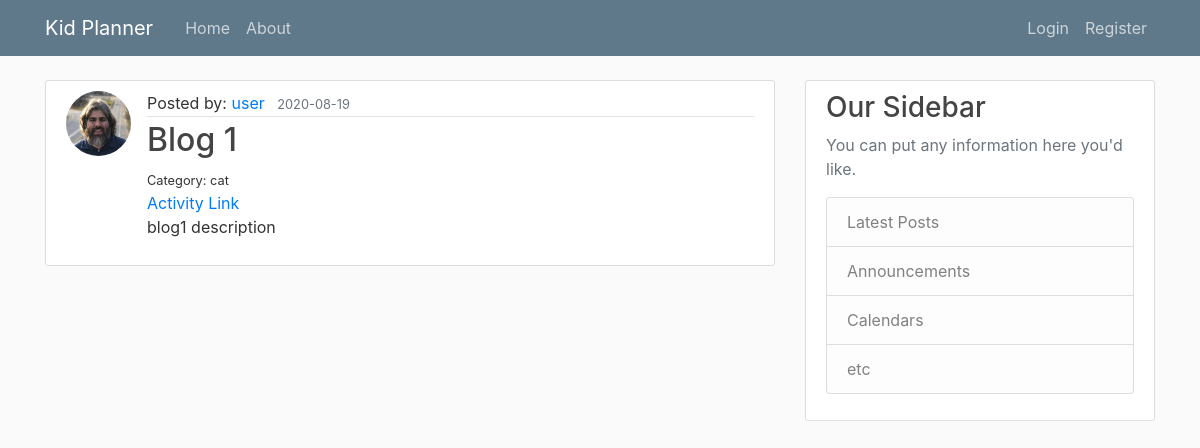
Before: /activity/1 with the older database file.
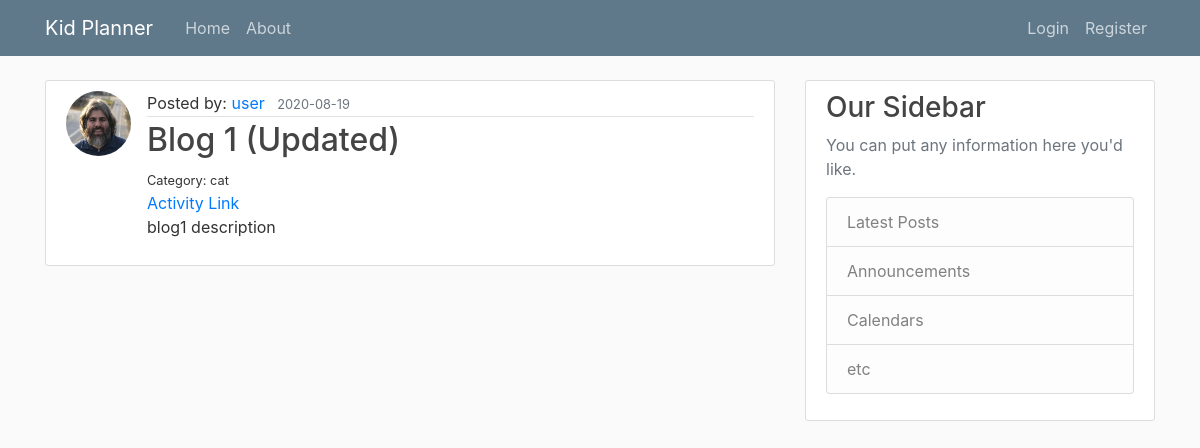
After: the same page with the newer database file.
### planner/models.py (models this page shows, shortened)
class Activity(db.Model):
    id = db.Column(db.Integer, primary_key=True)
    title = db.Column(db.String(100), nullable=False)
    link = db.Column(db.String(500), nullable=True, default="#")
    category = db.Column(db.String(100), nullable=True)
    description = db.Column(db.String(), nullable=True)
    date_posted = db.Column(db.DateTime, nullable=False, default=datetime.utcnow)
    user_id = db.Column(db.Integer, db.ForeignKey('user.id'), nullable=False)

### planner/routes.py (the view)
@app.route("/activity/<int:activity_id>")
def activity(activity_id):
    activity = Activity.query.get_or_404(activity_id)
    return render_template('activity.html', title=activity.title, activity=activity)

### planner/templates/activity.html (shortened to what this page needs)
{% extends "layout.html" %}
{% block content %}
    <article class="media content-section">
    <img class="rounded-circle article-img" src="{{ url_for('static', filename='profile_pics/' + activity.author.image_file) }}">
        <div class="media-body">
        <div class="article-metadata">
            Posted by:  <a class="mr-2" href="#">{{ activity.author.username }}</a>
            <small class="text-muted">{{ activity.date_posted.strftime('%Y-%m-%d') }}</small>
        </div>
        <h2 class="article-title">{{ activity.title }}</h2>
        <small>Category:  <span>{{ activity.category }}</span></small><br>
        <a href='{{ activity.link }}' target="_blank">Activity Link</a>
        <p class="article-content">{{ activity.description }}</p>
        </div>
    </article>
{% endblock content %}

Changed rows visible on the page:
changed Activity "blog1 description": title "Blog 1" → "Blog 1 (Updated)"
